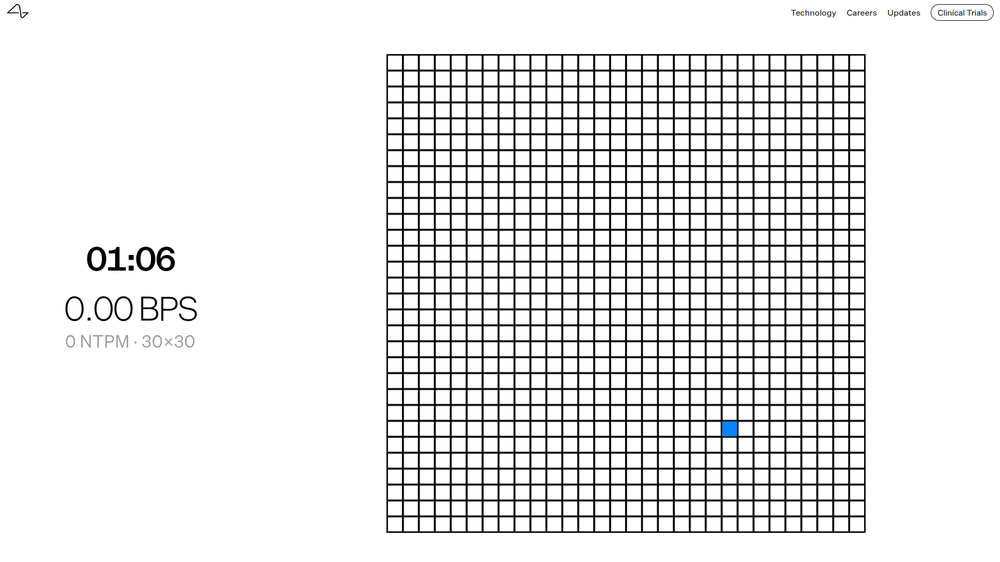
#> input picture screen_shoot.png, 1000 x 562 px, shrunk from 1920 x 1080 before the run
$ python -i blue_detect_video.py   (imports and definitions only)
#> lines starting #> are read from the running program, lines starting #| are printed output that depends on the picture; after the words box and inside, x2 and y2 are one past the last pixel; in counts of white or black regions, pixels touching at a corner belong together
#> further down, picture is the input picture: shape (562, 1000, 3); mean B, G, R 229.9, 229.9, 229.8
import cv2
import numpy as np
from mss import mss
from mss.tools import to_png  # Optional, if needed for saving
import time

def detect_blue_cell_center(img):
    hsv = cv2.cvtColor(img, cv2.COLOR_BGR2HSV)
#> hsv: shape (562, 1000, 3); mean H, S, V 0.2, 0.2, 229.9

    # 蓝色提取区间可调
    lower_blue = np.array([100, 80, 80])
    upper_blue = np.array([130, 255, 255])

    mask = cv2.inRange(hsv, lower_blue, upper_blue)
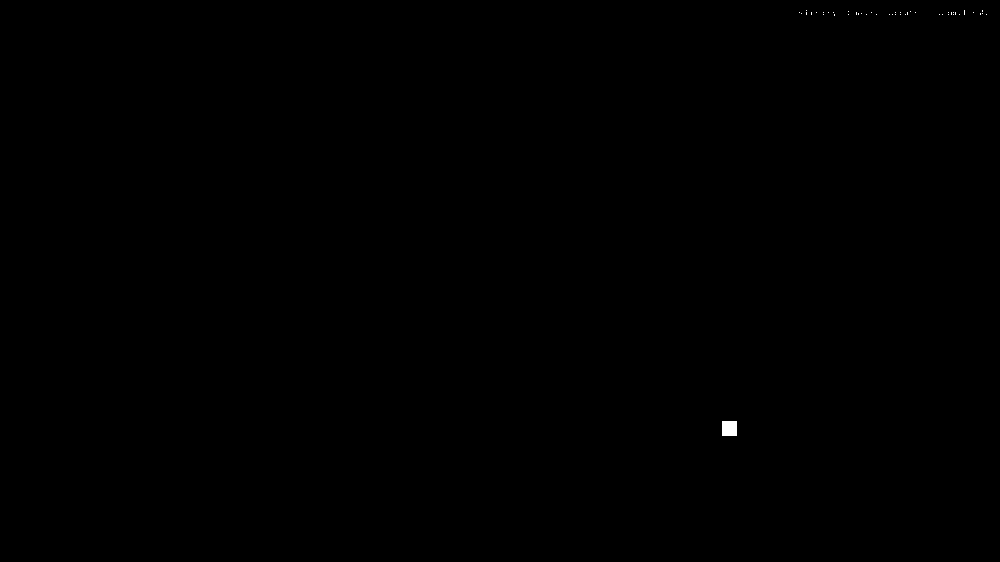
#> mask: shape (562, 1000); 0.05% white; 45 white regions (44 under 20 px), largest, box (x1, y1, x2, y2) and area: (722, 421, 737, 436) 225

    # 形态学处理去噪
    kernel = np.ones((3, 3), np.uint8)
    mask = cv2.morphologyEx(mask, cv2.MORPH_OPEN, kernel)
#> mask: shape (562, 1000); 0.04% white; 1 white region, box (x1, y1, x2, y2) and area: (722, 421, 737, 436) 225
    mask = cv2.morphologyEx(mask, cv2.MORPH_CLOSE, kernel)

    num_labels, _, stats, centroids = cv2.connectedComponentsWithStats(mask)
#> num_labels = 2; stats = [[0, 0, 1000, 562, 561775], [722, 421, 15, 15, 225]]; centroids = [[499.4, 280.4], [729, 428]]

    if num_labels <= 1:
        raise ValueError("未检测到蓝色格子")

    # 找面积最大（排除背景索引0）
    areas = stats[1:, cv2.CC_STAT_AREA]
#> areas = [225]
    max_idx = np.argmax(areas) + 1
#> max_idx = 1

    cx, cy = centroids[max_idx]
#> cx = 729; cy = 428
    return float(cx), float(cy)


# 主函数：实时屏幕捕获和检测
def realtime_screen_detection():
    lower_blue = np.array([100, 80, 80])
    upper_blue = np.array([130, 255, 255])
    with mss() as sct:
        # 定义捕获区域：全屏示例，根据需要调整（top, left, width, height）
        monitor = sct.monitors[1]  # monitors[0] 是所有屏幕，monitors[1] 通常是主屏

        while True:
            # 捕获屏幕
            screenshot = sct.grab(monitor)

            img = np.array(screenshot)  # 转换为numpy数组 (BGRA)
            img = cv2.cvtColor(img, cv2.COLOR_BGRA2BGR)  # 转换为BGR

            try:
                start_time = time.time()
                cx, cy = detect_blue_cell_center(img)
                end_time = time.time()
                print(f"蓝色网格中心坐标: ({cx}, {cy}), 耗时: {end_time - start_time:.2f}秒")
                # 这里可以返回坐标，如果在其他地方调用
                # return cx, cy  # 但由于是循环，视情况使用
            except ValueError as e:
                print(e)  # 未检测到时打印错误

            # 可选：显示捕获的图像和mask（调试用）
            cv2.imshow('Screen Capture', img)
            mask = cv2.inRange(cv2.cvtColor(img, cv2.COLOR_BGR2HSV), lower_blue, upper_blue)
            kernel = np.ones((3, 3), np.uint8)
            mask = cv2.morphologyEx(mask, cv2.MORPH_OPEN, kernel)
            mask = cv2.morphologyEx(mask, cv2.MORPH_CLOSE, kernel)
            cv2.imshow('Blue Mask', mask)

            # 按'q'退出循环
            if cv2.waitKey(1) & 0xFF == ord('q'):
                break

    cv2.destroyAllWindows()

# 运行
# [2 lines not run here, left out]

>>> import cv2
>>> picture = cv2.imread('screen_shoot.png')
>>> result = detect_blue_cell_center(picture)
#> result = (729, 428)
